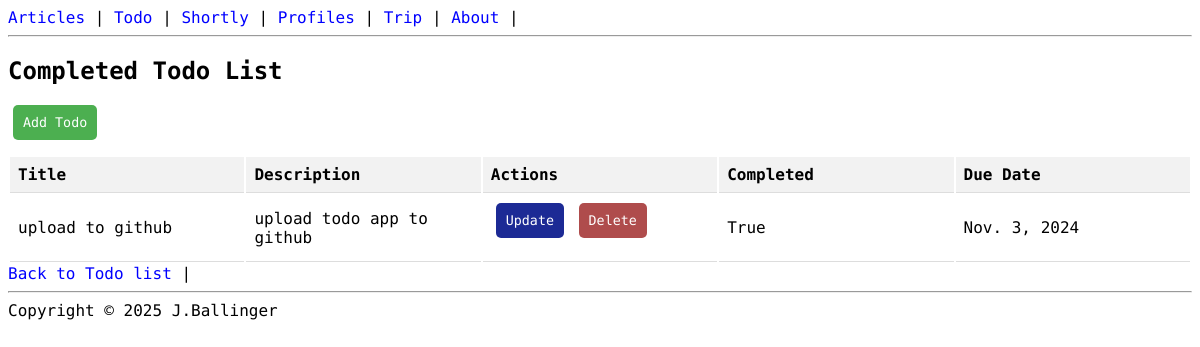
/todo/completed/, run on the app's committed database.
### todo_app/models.py (models this page shows, shortened)
class Todo(models.Model):
    title = models.CharField(max_length=200)
    description = models.TextField()
    due_date = models.DateField()
    completed = models.BooleanField(default=False)

### todo_app/views.py (the view)
# urls.py: path('completed/', todo_completed, name='todo_completed'),
def todo_completed(request):
    todos = Todo.objects.filter(completed=True).order_by('-due_date')
    return render(request, 'todo_app/todo_completed.html', {'todos': todos})

### templates/todo_app/todo_completed.html (shortened to what this page needs)
{% extends "base.html" %}
{% block content %}
<h2>Completed Todo List</h2>
<a href="{% url 'todo_create' %}"><button type="button">Add Todo</button></a>
<table id="myTable" class="display" style="width:100%">
  <thead>
    <tr>
      <th>Title</th>
      <th>Description</th>
      <th>Actions</th>
      <th>Completed</th>
      <th>Due Date</th>
    </tr>
  </thead>
  <tbody>
    {% for todo in todos %}
    <tr>
      <td>{{ todo.title }}</td>
      <td>{{ todo.description }}</td>
      <td>
        <a href="{% url 'todo_update' todo.pk %}"><button type="button" id="action-1">Update</button></a>
        <a href="{% url 'todo_delete' todo.pk %}"><button type="button" id="action-2">Delete</button></a>
      </td>
      <td>
        {{ todo.completed}}
      </td>
      <td>{{ todo.due_date}}</td>
    </tr>
    {% endfor %}
  </tbody>
</table>
<a href="{% url 'todo_list' %}">Back to Todo list</a> |
{% endblock %}

### todo_app/static/styles.css (style rules this page uses)
body { font-family: 'Martian Mono', monospace; }
button[type="button"] { background-color: #4caf50; border: none; border-radius: 5px; margin-left: 5px; margin-bottom: 15px; font-family: 'Martian Mono', monospace; padding: 10px; color: white; cursor: pointer; }
table { width: 100%; table-layout: fixed; }
th, td { padding: 8px; text-align: left; border-bottom: 1px solid #ddd; word-wrap: break-word; }
th { background-color: #f2f2f2; }
#action-1 { background-color: #1c2a95; }
#action-2 { background-color: #af4c4c; }
nav a, a { text-decoration: none; color: blue; }

### data on the page
Todo: title "upload to github", description "upload todo app to github", completed "True", due_date "Nov. 3, 2024"
